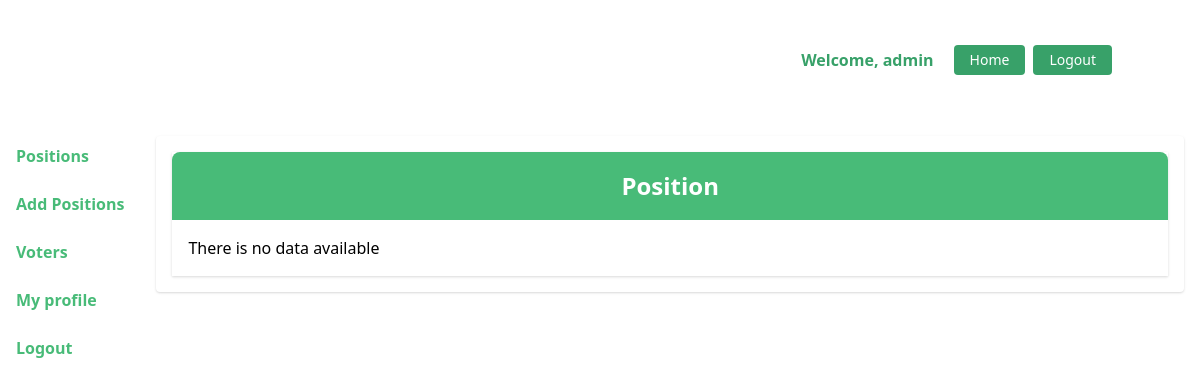
The app's page /administration/position/ (signed in), older data.
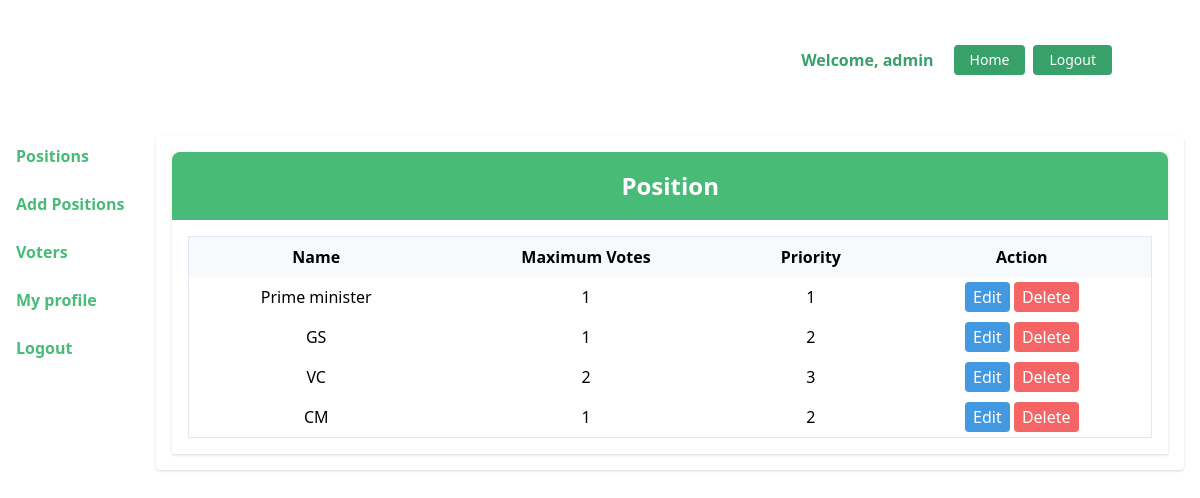
The same page, newer data.
### voting/models.py (models this page shows, shortened)
class Position(models.Model):
    name = models.CharField(max_length=50, unique=True)
    max_vote = models.IntegerField()
    priority = models.IntegerField()

### administration/views.py (the view)
# urls.py: path('position/',views.position, name='position'),
def position(request):
    if request.user.username == 'admin':
      user = request.user
      positions = Position.objects.all() # all position assign to positons for showing
      return render(request, 'position.html', {'positions':positions})
    else:
        return redirect('login')

### administration/templates/position.html
{% extends "root.html" %}
 {% block content %}
        <div class="col-lg-12 mx-auto shadow text-black">
            <div class="bg-green-500 text-white p-4 text-center rounded-t-lg">
                <h2 class="text-2xl font-bold">Position</h2>
            </div>                <div class="p-4">
                    {% if positions %}
                    <table class="min-w-full border border-gray-300">
                        <thead>
                            <tr>
                                <th class="py-2 px-4 bg-gray-100">Name</th>
                                <th class="py-2 px-4 bg-gray-100">Maximum Votes</th>
                                <th class="py-2 px-4 bg-gray-100">Priority</th>
                                <th class="py-2 px-4 bg-gray-100">Action</th>
                            </tr>
                        </thead>
                        <tbody>
                            {% for pos in positions %}
                            <tr>
                                <td class="py-2 px-4 text-center">{{ pos.name }}</td>
                                <td class="py-2 px-4 text-center">{{ pos.max_vote }}</td>
                                <td class="py-2 px-4 text-center">{{ pos.priority }}</td>
                                <td class="py-2 px-4 text-center">
                                    <a href="{% url 'edit_position' id=pos.id %}" class="text-white bg-blue-500 hover:bg-blue-700 py-1 px-2 rounded">Edit</a>
                                    <a href="{% url 'delete_position' id=pos.id %}" class="text-white bg-red-500 hover:bg-red-700 py-1 px-2 rounded">Delete</a>
                                </td>
                            </tr>
                            {% endfor %}
                        </tbody>
                    </table>
                    {% else %}
                    <h1>There is no data available</h1>
                    {% endif %}
                </div>
        </div>
{% endblock content %}

### administration/templates/root.html (shortened to what this page needs)
<!doctype html>
<html lang="en">
<head>
  <link href="https://unpkg.com/tailwindcss@^1.0/dist/tailwind.min.css" rel="stylesheet">
</head>
<body class="flex flex-col min-h-screen">
  {% include "navbar.html" %}
  {% if request.user.is_authenticated %}
  <div class="flex flex-row flex-1">
    {% include "sidebar.html" %}
    <div class="flex flex-col flex-1 p-4">
      <div class="bg-white p-4 rounded shadow">
        {% block content %}
        {% endblock content %}
      </div>
    </div>
  {% endif %}
  </div>
</body>
</html>

### administration/templates/navbar.html (shortened to what this page needs)
<nav class="flex items-center justify-between flex-wrap bg-white p-6 px-10">
  <div class="flex items-center flex-shrink-0 text-white mr-6">
    <h1 class="text-5xl font-bold w-[150px]">DUCSU</h1>
  </div>
  <div class="w-full lg:flex lg:items-center lg:w-auto px-10">
    <div class="flex w-auto justify-start items-center">
      {% if request.user.is_authenticated %}
      <div class="text-green-600 my-auto font-black px-5">Welcome, {{ request.user.username }}</div>
      <a href="{% url 'home' %}"class="inline-block font-medium text-sm px-4 py-2 leading-none bg-green-600 rounded text-white border-white hover:border-transparent hover:text-white hover:bg-red-700 mt-4 lg:mt-0">Home</a>
      <a href="{% url 'logout' %}" class="mx-2 inline-block font-medium text-sm px-4 py-2 leading-none bg-green-600 rounded text-white border-white hover:border-transparent hover:text-white hover:bg-red-700 mt-4 lg:mt-0">Logout</a>
    </div>
    {% endif %}
  </div>
</nav>

### administration/templates/sidebar.html (shortened to what this page needs)
<aside class="main-sidebar">
  <section class="sidebar">
    <ul class="mt-4 space-y-2">
      {% if request.user.username == 'admin' %}
      <li><a href="{% url 'position' %}" class="text-green-500 block py-2 px-4 hover:bg-green-200 font-bold"> Positions</a></li>
      <li><a href="{% url 'add_position' %}" class="text-green-500 block py-2 px-4 hover:bg-green-200 font-bold"> Add Positions</a></li>
      <li><a href="{% url 'voters' %}" class="text-green-500 block py-2 px-4 hover:bg-green-200 font-bold"> Voters</a></li>
      {% endif %}
       <li><a href="{% url 'myprofile' %}" class="text-green-500 block py-2 px-4 hover:bg-green-200 font-bold"> <span>My profile</span></a></li>
      <li><a href="{% url 'logout' %}" class="text-green-500 block py-2 px-4 hover:bg-green-200 font-bold"> <span>Logout</span></a></li>
    </ul>
  </section>
</aside>

Row changes from the older to the newer data that the page shows:
added Position: name "Prime minister", max_vote "1", priority "1"
added Position: name "GS", max_vote "1", priority "2"
added Position: name "VC", max_vote "2", priority "3"
added Position: name "CM", max_vote "1", priority "2"
Text that changed along with them:
text no longer shown: "There is no data available"
text now shown: "Name Maximum Votes Priority Action"
